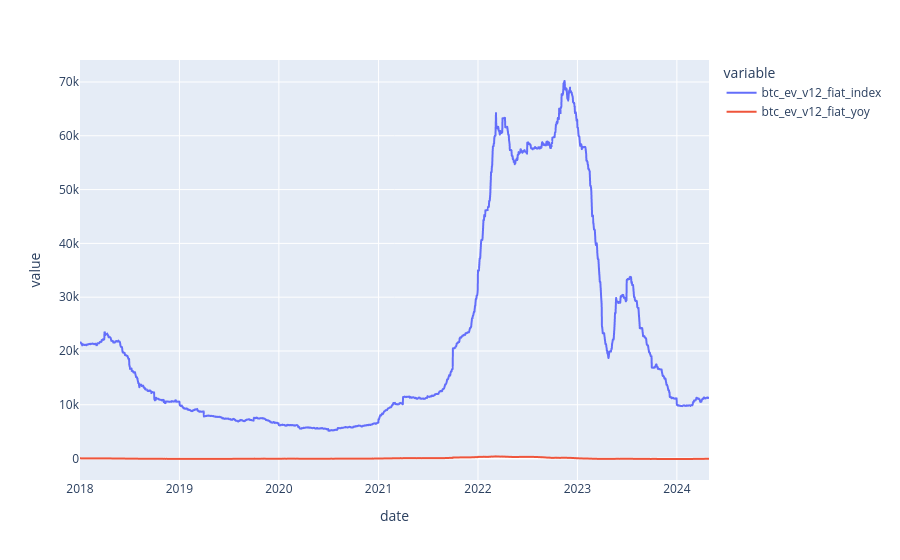

Write notebook code for a chart like this one.
### Code cell
df.plot()

### Figure 1 — Plotly figure (JSON) as saved in the notebook; plotly's stock layout.template omitted (floating-point values rounded to 4 significant figures; data arrays with more than 128 entries replaced by an {"elided": "..."} marker saying what was removed)
{"data": [{"hovertemplate": "variable=btc_ev_v12_fiat_index<br>date=%{x}<br>value=%{y}<extra></extra>", "legendgroup": "btc_ev_v12_fiat_index", "line": {"color": "#636efa", "dash": "solid"}, "marker": {"symbol": "circle"}, "mode": "lines", "name": "btc_ev_v12_fiat_index", "showlegend": true, "type": "scattergl", "x": {"elided": "2310 str values"}, "xaxis": "x", "y": {"elided": "2310 float values"}, "yaxis": "y"}, {"hovertemplate": "variable=btc_ev_v12_fiat_yoy<br>date=%{x}<br>value=%{y}<extra></extra>", "legendgroup": "btc_ev_v12_fiat_yoy", "line": {"color": "#EF553B", "dash": "solid"}, "marker": {"symbol": "circle"}, "mode": "lines", "name": "btc_ev_v12_fiat_yoy", "showlegend": true, "type": "scattergl", "x": {"elided": "2310 str values"}, "xaxis": "x", "y": {"elided": "2310 float values"}, "yaxis": "y"}], "layout": {"legend": {"title": {"text": "variable"}, "tracegroupgap": 0}, "margin": {"t": 60}, "xaxis": {"anchor": "y", "domain": [0, 1], "title": {"text": "date"}}, "yaxis": {"anchor": "x", "domain": [0, 1], "title": {"text": "value"}}}}
